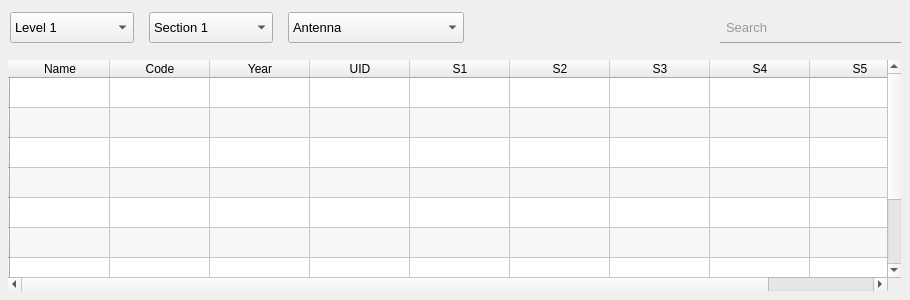
    <widget class="QWidget" name="tab_database">
     <attribute name="title">
      <string>Database</string>
     </attribute>
     <widget class="QTableWidget" name="table">
      <property name="geometry">
       <rect>
        <x>8</x>
        <y>60</y>
        <width>893</width>
        <height>231</height>
       </rect>
      </property>
      <property name="focusPolicy">
       <enum>Qt::NoFocus</enum>
      </property>
      <property name="styleSheet">
       <string notr="true">QTableView {
    background-color : none;
}

QTableWidget::item {
	color: #424242;
}
</string>
      </property>
      <property name="frameShape">
       <enum>QFrame::NoFrame</enum>
      </property>
      <property name="editTriggers">
       <set>QAbstractItemView::NoEditTriggers</set>
      </property>
      <property name="alternatingRowColors">
       <bool>true</bool>
      </property>
      <property name="verticalScrollMode">
       <enum>QAbstractItemView::ScrollPerPixel</enum>
      </property>
      <property name="horizontalScrollMode">
       <enum>QAbstractItemView::ScrollPerPixel</enum>
      </property>
      <property name="showGrid">
       <bool>true</bool>
      </property>
      <property name="sortingEnabled">
       <bool>true</bool>
      </property>
      <row>
       <property name="text">
        <string/>
       </property>
      </row>
      <row>
       <property name="text">
        <string/>
       </property>
      </row>
      <row>
       <property name="text">
        <string/>
       </property>
      </row>
      <row>
       <property name="text">
        <string/>
       </property>
      </row>
      <row>
       <property name="text">
        <string/>
       </property>
      </row>
      <row>
       <property name="text">
        <string/>
       </property>
      </row>
      <row>
       <property name="text">
        <string/>
       </property>
      </row>
      <row>
       <property name="text">
        <string/>
       </property>
      </row>
      <row>
       <property name="text">
        <string/>
       </property>
      </row>
      <row>
       <property name="text">
        <string/>
       </property>
      </row>
      <column>
       <property name="text">
        <string>Name</string>
       </property>
      </column>
      <column>
       <property name="text">
        <string>Code</string>
       </property>
      </column>
      <column>
       <property name="text">
        <string>Year</string>
       </property>
      </column>
      <column>
       <property name="text">
        <string>UID</string>
       </property>
      </column>
      <column>
       <property name="text">
        <string>S1</string>
       </property>
      </column>
      <column>
       <property name="text">
        <string>S2</string>
       </property>
      </column>
      <column>
       <property name="text">
        <string>S3</string>
       </property>
      </column>
      <column>
       <property name="text">
        <string>S4</string>
       </property>
      </column>
      <column>
       <property name="text">
        <string>S5</string>
       </property>
      </column>
      <column>
       <property name="text">
        <string>S6</string>
       </property>
      </column>
      <item row="0" column="0">
       <property name="text">
        <string/>
       </property>
       <property name="textAlignment">
        <set>AlignCenter</set>
       </property>
      </item>
      <item row="0" column="1">
       <property name="text">
        <string/>
       </property>
       <property name="textAlignment">
        <set>AlignCenter</set>
       </property>
      </item>
      <item row="0" column="2">
       <property name="text">
        <string/>
       </property>
       <property name="textAlignment">
        <set>AlignCenter</set>
       </property>
      </item>
      <item row="0" column="3">
       <property name="text">
        <string/>
       </property>
       <property name="textAlignment">
        <set>AlignCenter</set>
       </property>
      </item>
      <item row="1" column="1">
       <property name="text">
        <string/>
       </property>
       <property name="textAlignment">
        <set>AlignCenter</set>
       </property>
      </item>
      <item row="1" column="2">
       <property name="text">
        <string/>
       </property>
       <property name="textAlignment">
        <set>AlignCenter</set>
       </property>
      </item>
      <item row="1" column="3">
       <property name="text">
        <string/>
       </property>
       <property name="textAlignment">
        <set>AlignCenter</set>
       </property>
      </item>
     </widget>
     <widget class="QWidget" name="layoutWidget">
      <property name="geometry">
       <rect>
        <x>10</x>
        <y>5</y>
        <width>500</width>
        <height>46</height>
       </rect>
      </property>
      <layout class="QHBoxLayout" name="horizontalLayout">
       <property name="spacing">
        <number>15</number>
       </property>
       <item>
        <widget class="QComboBox" name="level_combobox">
         <property name="sizePolicy">
          <sizepolicy hsizetype="Preferred" vsizetype="Fixed">
           <horstretch>0</horstretch>
           <verstretch>0</verstretch>
          </sizepolicy>
         </property>
         <property name="minimumSize">
          <size>
           <width>107</width>
           <height>31</height>
          </size>
         </property>
         <property name="font">
          <font>
           <pointsize>10</pointsize>
          </font>
         </property>
         <property name="focusPolicy">
          <enum>Qt::NoFocus</enum>
         </property>
         <property name="styleSheet">
          <string notr="true"/>
         </property>
         <property name="sizeAdjustPolicy">
          <enum>QComboBox::AdjustToContents</enum>
         </property>
         <property name="frame">
          <bool>true</bool>
         </property>
         <item>
          <property name="text">
           <string>Level 1</string>
          </property>
         </item>
         <item>
          <property name="text">
           <string>Level 2</string>
          </property>
         </item>
         <item>
          <property name="text">
           <string>Level 3</string>
          </property>
         </item>
         <item>
          <property name="text">
           <string>Level 4</string>
          </property>
         </item>
         <item>
          <property name="text">
           <string>Level 5</string>
          </property>
         </item>
        </widget>
       </item>
       <item>
        <widget class="QComboBox" name="section_combobox">
         <property name="sizePolicy">
          <sizepolicy hsizetype="Preferred" vsizetype="Fixed">
           <horstretch>0</horstretch>
           <verstretch>0</verstretch>
          </sizepolicy>
         </property>
         <property name="minimumSize">
          <size>
           <width>107</width>
           <height>31</height>
          </size>
         </property>
         <property name="font">
          <font>
           <pointsize>10</pointsize>
          </font>
         </property>
         <property name="focusPolicy">
          <enum>Qt::NoFocus</enum>
         </property>
         <property name="styleSheet">
          <string notr="true"/>
         </property>
         <property name="sizeAdjustPolicy">
          <enum>QComboBox::AdjustToContents</enum>
         </property>
         <property name="frame">
          <bool>true</bool>
         </property>
         <item>
          <property name="text">
           <string>Section 1</string>
          </property>
         </item>
         <item>
          <property name="text">
           <string>Section 2</string>
          </property>
         </item>
        </widget>
       </item>
       <item>
        <widget class="QComboBox" name="subject_combobox">
         <property name="enabled">
          <bool>true</bool>
         </property>
         <property name="sizePolicy">
          <sizepolicy hsizetype="Preferred" vsizetype="Fixed">
           <horstretch>0</horstretch>
           <verstretch>0</verstretch>
          </sizepolicy>
         </property>
         <property name="minimumSize">
          <size>
           <width>0</width>
           <height>31</height>
          </size>
         </property>
         <property name="font">
          <font>
           <pointsize>10</pointsize>
           <strikeout>false</strikeout>
          </font>
         </property>
         <property name="focusPolicy">
          <enum>Qt::NoFocus</enum>
         </property>
         <property name="styleSheet">
          <string notr="true"/>
         </property>
         <property name="sizeAdjustPolicy">
          <enum>QComboBox::AdjustToContents</enum>
         </property>
         <property name="iconSize">
          <size>
           <width>18</width>
           <height>18</height>
          </size>
         </property>
         <property name="frame">
          <bool>true</bool>
         </property>
         <item>
          <property name="text">
           <string>Antenna</string>
          </property>
         </item>
         <item>
          <property name="text">
           <string>Networks</string>
          </property>
         </item>
         <item>
          <property name="text">
           <string>Communication Systems</string>
          </property>
         </item>
         <item>
          <property name="text">
           <string>Signal Processing</string>
          </property>
         </item>
         <item>
          <property name="text">
           <string>Selective Subjects</string>
          </property>
         </item>
        </widget>
       </item>
       <item>
        <widget class="QPushButton" name="refresh_button">
         <property name="minimumSize">
          <size>
           <width>31</width>
           <height>31</height>
          </size>
         </property>
         <property name="maximumSize">
          <size>
           <width>31</width>
           <height>16777215</height>
          </size>
         </property>
         <property name="font">
          <font>
           <pointsize>10</pointsize>
          </font>
         </property>
         <property name="focusPolicy">
          <enum>Qt::NoFocus</enum>
         </property>
         <property name="styleSheet">
          <string notr="true">QPushButton{
	background: transparent;
	border: 0px;
	image: url(:/icons/ui/refresh_normal.png);
}

QPushButton:hover {
	image: url(:/icons/ui/refresh_hover.png);
}

QPushButton:pressed {
	image: url(:/icons/ui/refresh_pressed.png);
}

</string>
         </property>
         <property name="text">
          <string/>
         </property>
         <property name="icon">
          <iconset>
           <normaloff>:/icons/ui/refresh.png</normaloff>:/icons/ui/refresh.png</iconset>
         </property>
         <property name="iconSize">
          <size>
           <width>20</width>
           <height>20</height>
          </size>
         </property>
        </widget>
       </item>
      </layout>
     </widget>
     <widget class="QLineEdit" name="search_lineedit">
      <property name="geometry">
       <rect>
        <x>720</x>
        <y>12</y>
        <width>181</width>
        <height>31</height>
       </rect>
      </property>
      <property name="font">
       <font>
        <pointsize>10</pointsize>
       </font>
      </property>
      <property name="focusPolicy">
       <enum>Qt::ClickFocus</enum>
      </property>
      <property name="styleSheet">
       <string notr="true">QLineEdit {
	background: transparent;
	border: 0px;
    	border-bottom: 1px solid #9E9E9E;
	color: #424242;
	padding: 0 24px 0 4px;
	selection-background-color: #42A5F5;
	selection-color: #ffffff;
}

QLineEdit:hover {
    	border-bottom: 1px solid #1565C0;
	width: 30px;
}

QLineEdit:focus {
    	border-bottom: 1px solid #1565C0;
}

</string>
      </property>
      <property name="placeholderText">
       <string>Search</string>
      </property>
     </widget>
     <widget class="QLabel" name="label_3">
      <property name="geometry">
       <rect>
        <x>877</x>
        <y>20</y>
        <width>21</width>
        <height>16</height>
       </rect>
      </property>
      <property name="text">
       <string/>
      </property>
      <property name="pixmap">
       <pixmap resource="resourses.qrc">:/icons/ui/search.png</pixmap>
      </property>
     </widget>
     <zorder>layoutWidget</zorder>
     <zorder>table</zorder>
     <zorder>search_lineedit</zorder>
     <zorder>label_3</zorder>
    </widget>
